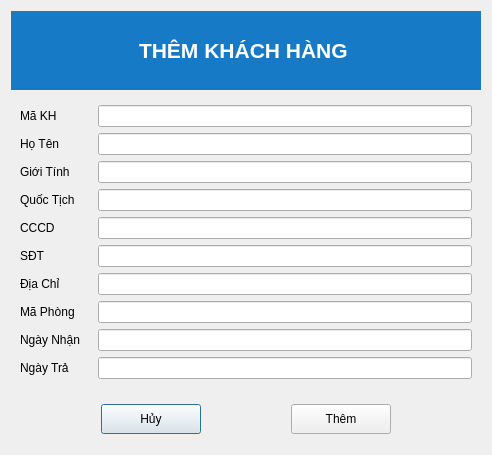
<?xml version="1.0" encoding="UTF-8"?>
<ui version="4.0">
 <class>Dialog</class>
 <widget class="QDialog" name="Dialog">
  <property name="geometry">
   <rect>
    <x>0</x>
    <y>0</y>
    <width>492</width>
    <height>455</height>
   </rect>
  </property>
  <property name="windowTitle">
   <string>Dialog</string>
  </property>
  <layout class="QVBoxLayout" name="verticalLayout">
   <item>
    <widget class="QWidget" name="widget" native="true">
     <property name="maximumSize">
      <size>
       <width>16777215</width>
       <height>80</height>
      </size>
     </property>
     <layout class="QGridLayout" name="gridLayout">
      <property name="leftMargin">
       <number>0</number>
      </property>
      <property name="topMargin">
       <number>0</number>
      </property>
      <property name="rightMargin">
       <number>0</number>
      </property>
      <property name="bottomMargin">
       <number>0</number>
      </property>
      <property name="spacing">
       <number>0</number>
      </property>
      <item row="0" column="0">
       <widget class="QWidget" name="widget_4" native="true">
        <property name="minimumSize">
         <size>
          <width>0</width>
          <height>60</height>
         </size>
        </property>
        <property name="maximumSize">
         <size>
          <width>16777215</width>
          <height>100</height>
         </size>
        </property>
        <property name="styleSheet">
         <string notr="true">QWidget {
    background-color: #177ac6;  /* Màu nền xanh */
}
</string>
        </property>
        <layout class="QHBoxLayout" name="horizontalLayout_3">
         <property name="spacing">
          <number>0</number>
         </property>
         <property name="leftMargin">
          <number>0</number>
         </property>
         <property name="topMargin">
          <number>0</number>
         </property>
         <property name="rightMargin">
          <number>0</number>
         </property>
         <property name="bottomMargin">
          <number>0</number>
         </property>
         <item>
          <spacer name="horizontalSpacer_6">
           <property name="orientation">
            <enum>Qt::Horizontal</enum>
           </property>
           <property name="sizeHint" stdset="0">
            <size>
             <width>90</width>
             <height>20</height>
            </size>
           </property>
          </spacer>
         </item>
         <item>
          <widget class="QLabel" name="label_2">
           <property name="font">
            <font>
             <family>Segoe UI</family>
             <pointsize>16</pointsize>
             <weight>75</weight>
             <bold>true</bold>
            </font>
           </property>
           <property name="styleSheet">
            <string notr="true">QLabel {
    color: white;  /* Màu chữ trắng */
}
</string>
           </property>
           <property name="text">
            <string>THÊM KHÁCH HÀNG </string>
           </property>
          </widget>
         </item>
         <item>
          <spacer name="horizontalSpacer_7">
           <property name="orientation">
            <enum>Qt::Horizontal</enum>
           </property>
           <property name="sizeHint" stdset="0">
            <size>
             <width>91</width>
             <height>20</height>
            </size>
           </property>
          </spacer>
         </item>
        </layout>
       </widget>
      </item>
     </layout>
    </widget>
   </item>
   <item>
    <widget class="QWidget" name="widget_2" native="true">
     <layout class="QHBoxLayout" name="horizontalLayout">
      <property name="spacing">
       <number>0</number>
      </property>
      <property name="leftMargin">
       <number>0</number>
      </property>
      <property name="topMargin">
       <number>0</number>
      </property>
      <property name="rightMargin">
       <number>0</number>
      </property>
      <property name="bottomMargin">
       <number>0</number>
      </property>
      <item>
       <widget class="QWidget" name="widget_5" native="true">
        <layout class="QVBoxLayout" name="verticalLayout_2">
         <item>
          <widget class="QLabel" name="label_6">
           <property name="text">
            <string>Mã KH</string>
           </property>
          </widget>
         </item>
         <item>
          <widget class="QLabel" name="label_3">
           <property name="text">
            <string>Họ Tên</string>
           </property>
          </widget>
         </item>
         <item>
          <widget class="QLabel" name="label_4">
           <property name="text">
            <string>Giới Tính</string>
           </property>
          </widget>
         </item>
         <item>
          <widget class="QLabel" name="label_5">
           <property name="text">
            <string>Quốc Tịch</string>
           </property>
          </widget>
         </item>
         <item>
          <widget class="QLabel" name="label_7">
           <property name="text">
            <string>CCCD</string>
           </property>
          </widget>
         </item>
         <item>
          <widget class="QLabel" name="label_10">
           <property name="text">
            <string>SĐT</string>
           </property>
          </widget>
         </item>
         <item>
          <widget class="QLabel" name="label_12">
           <property name="text">
            <string>Địa Chỉ</string>
           </property>
          </widget>
         </item>
         <item>
          <widget class="QLabel" name="label_8">
           <property name="text">
            <string>Mã Phòng</string>
           </property>
          </widget>
         </item>
         <item>
          <widget class="QLabel" name="label_11">
           <property name="text">
            <string>Ngày Nhận</string>
           </property>
          </widget>
         </item>
         <item>
          <widget class="QLabel" name="label_9">
           <property name="text">
            <string>Ngày Trả</string>
           </property>
          </widget>
         </item>
        </layout>
       </widget>
      </item>
      <item>
       <widget class="QWidget" name="widget_6" native="true">
        <layout class="QVBoxLayout" name="verticalLayout_3">
         <item>
          <widget class="QLineEdit" name="lineEdit"/>
         </item>
         <item>
          <widget class="QLineEdit" name="lineEdit_2"/>
         </item>
         <item>
          <widget class="QLineEdit" name="lineEdit_5"/>
         </item>
         <item>
          <widget class="QLineEdit" name="lineEdit_3"/>
         </item>
         <item>
          <widget class="QLineEdit" name="lineEdit_6"/>
         </item>
         <item>
          <widget class="QLineEdit" name="lineEdit_9"/>
         </item>
         <item>
          <widget class="QLineEdit" name="lineEdit_7"/>
         </item>
         <item>
          <widget class="QLineEdit" name="lineEdit_8"/>
         </item>
         <item>
          <widget class="QLineEdit" name="lineEdit_10"/>
         </item>
         <item>
          <widget class="QLineEdit" name="lineEdit_4"/>
         </item>
        </layout>
       </widget>
      </item>
     </layout>
    </widget>
   </item>
   <item>
    <widget class="QWidget" name="widget_3" native="true">
     <property name="maximumSize">
      <size>
       <width>16777215</width>
       <height>50</height>
      </size>
     </property>
     <layout class="QHBoxLayout" name="horizontalLayout_4">
      <property name="spacing">
       <number>0</number>
      </property>
      <property name="leftMargin">
       <number>0</number>
      </property>
      <property name="topMargin">
       <number>0</number>
      </property>
      <property name="rightMargin">
       <number>0</number>
      </property>
      <property name="bottomMargin">
       <number>0</number>
      </property>
      <item>
       <spacer name="horizontalSpacer">
        <property name="orientation">
         <enum>Qt::Horizontal</enum>
        </property>
        <property name="sizeHint" stdset="0">
         <size>
          <width>40</width>
          <height>20</height>
         </size>
        </property>
       </spacer>
      </item>
      <item>
       <widget class="QPushButton" name="pushButton">
        <property name="minimumSize">
         <size>
          <width>100</width>
          <height>30</height>
         </size>
        </property>
        <property name="text">
         <string>Hủy</string>
        </property>
       </widget>
      </item>
      <item>
       <spacer name="horizontalSpacer_2">
        <property name="orientation">
         <enum>Qt::Horizontal</enum>
        </property>
        <property name="sizeHint" stdset="0">
         <size>
          <width>40</width>
          <height>20</height>
         </size>
        </property>
       </spacer>
      </item>
      <item>
       <widget class="QPushButton" name="pushButton_2">
        <property name="minimumSize">
         <size>
          <width>100</width>
          <height>30</height>
         </size>
        </property>
        <property name="text">
         <string>Thêm</string>
        </property>
       </widget>
      </item>
      <item>
       <spacer name="horizontalSpacer_3">
        <property name="orientation">
         <enum>Qt::Horizontal</enum>
        </property>
        <property name="sizeHint" stdset="0">
         <size>
          <width>40</width>
          <height>20</height>
         </size>
        </property>
       </spacer>
      </item>
     </layout>
    </widget>
   </item>
  </layout>
 </widget>
 <resources/>
 <connections/>
</ui>
